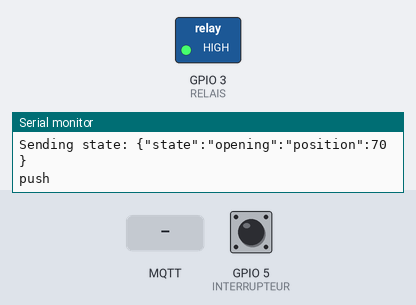
A sketch run on a simulated ESP8266 (NodeMCU). Parts: switched loads named in the sketch (green lamp = pin HIGH), the last lines printed to the serial monitor. Inputs (shaded band) come from the test bench; at power-on: GPIO 5 (INTERRUPTEUR) HIGH. WiFi joins after 1.5 s; servers stay silent unless stated; no MQTT or app messages arrive unless stated; not simulated (calls return 0 or success): arduino_secrets.h.

Above: at 6.3 s.
6.4 s: MQTT message "1" arrives on the first subscribed topic
At 10.41 s:
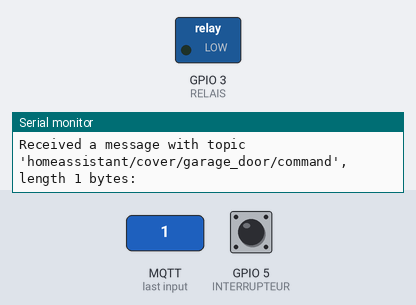
12.0 s: MQTT message "on" arrives on the first subscribed topic
17.2 s: MQTT message "off" arrives on the first subscribed topic
Timing chart, 0 to 27.7 s (numbered marks = the images above; inputs shaded):
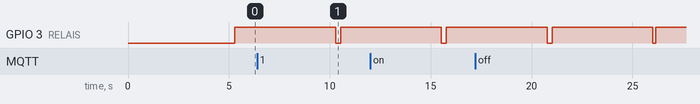

The sketch:

garage_door.ino
```cpp
// Main program
#include <ArduinoMqttClient.h>
#if defined(ARDUINO_SAMD_MKRWIFI1010) || defined(ARDUINO_SAMD_NANO_33_IOT) || defined(ARDUINO_AVR_UNO_WIFI_REV2)
  #include <WiFiNINA.h>
#elif defined(ARDUINO_SAMD_MKR1000)
  #include <WiFi101.h>
#elif defined(ARDUINO_ARCH_ESP8266)
  #include <ESP8266WiFi.h>
#elif defined(ARDUINO_PORTENTA_H7_M7) || defined(ARDUINO_NICLA_VISION) || defined(ARDUINO_ARCH_ESP32) || defined(ARDUINO_GIGA) || defined(ARDUINO_OPTA)
  #include <WiFi.h>
#elif defined(ARDUINO_PORTENTA_C33)
  #include <WiFiC3.h>
#elif defined(ARDUINO_UNOR4_WIFI)
  #include <WiFiS3.h>
#endif

#include "arduino_secrets.h"

#define INTERRUPTEUR 5
#define RELAIS 3
#define PULSE_DURATION 5000

#define OPENING_TIME 8000

char ssid[] = SECRET_SSID;        // your network SSID
char pass[] = SECRET_PASS;    // your network password

WiFiClient wifiClient;
MqttClient mqttClient(wifiClient);

const char broker[] = "192.168.1.64";
int        port     = 1883;
const char topic_command[]  = "homeassistant/cover/garage_door/command";
const char topic_state[]  = "homeassistant/cover/garage_door/state";
const char topic_config[]  = "homeassistant/cover/garage_door/config";

const char config[] = "{\
\"device_class\": \"garage\",\
\"command_topic\": \"homeassistant/cover/garage_door/command\",\
\"value_template\": \"{{ value_json.state }}\",\
\"state_topic\": \"homeassistant/cover/garage_door/state\",\
\"value_template\": \"{{ value_json.state }}\",\
\"position_topic\": \"homeassistant/cover/garage_door/state\",\
\"value_template\": \"{{ value_json.position }}\",\
\"unique_id\": \"garage_door\",\
\"retain\": true,\
\"payload_open\": \"OPEN\",\
\"payload_close\": \"CLOSE\",\
\"payload_stop\": \"STOP\",\
\"state_open\": \"opened\",\
\"state_opening\": \"opening\",\
\"state_closed\": \"closed\",\
\"state_closing\": \"closing\",\
\"device\": {\
    \"identifiers\": [\"garage_door\"],\
    \"name\": \"Porte de garage\",\
    \"manufacturer\": \"Genie Pro 88\",\
    \"model\": \"Genie Pro 88\"\
}\
}";


#define state_opened "opened"
#define state_opening "opening"
#define state_closed "closed"
#define state_closing "closing"

const char command_open[] = "OPEN";
const char command_stop[] = "STOP";
const char command_close[] = "CLOSE";

unsigned long mouvement_start = 0;


enum STATES {
  STATE_OPENED,
  STATE_OPENING,
  STATE_CLOSED,
  STATE_CLOSING,
  STATE_STOPPED
} state, previous_state;


void setup() {

  state = STATE_CLOSED;
  previous_state = STATE_CLOSED;

  // put your setup code here, to run once:
  Serial.begin(9600);
  while(!Serial) {
    ;
  }

  Serial.write("START\n");

  pinMode(INTERRUPTEUR, INPUT_PULLUP);
  pinMode(RELAIS, OUTPUT);
  digitalWrite(RELAIS, LOW);


  // attempt to connect to Wifi network:
  Serial.print("Attempting to connect to WPA SSID: ");
  Serial.println(ssid);
  while (WiFi.begin(ssid, pass) != WL_CONNECTED) {
    // failed, retry
    Serial.print(".");
    delay(5000);
  }

  Serial.println("You're connected to the network");
  Serial.println();

  Serial.print("Attempting to connect to the MQTT broker: ");
  Serial.println(broker);


  if (!mqttClient.connect(broker, port)) {
    Serial.print("MQTT connection failed! Error code = ");
    Serial.println(mqttClient.connectError());

    while (1);
  }

  Serial.println("You're connected to the MQTT broker!");
  Serial.println();

  mqttClient.poll();

  mqttClient.setTxPayloadSize(768);
  mqttClient.beginMessage(topic_config);
  mqttClient.print(config);
  mqttClient.endMessage();

  Serial.print("Subscribing to topic: ");
  Serial.println(topic_command);
  Serial.println();

  // subscribe to a topic
  mqttClient.subscribe(topic_command);

  // Init state topic
  send_state();
}


void loop() {
  // mqttClient.poll();

  bool pushed = false;

  int messageSize = mqttClient.parseMessage();
  if (messageSize) {
    // we received a message, print out the topic and contents
    Serial.print("Received a message with topic '");
    Serial.print(mqttClient.messageTopic());
    Serial.print("', length ");
    Serial.print(messageSize);
    Serial.println(" bytes:");

    // use the Stream interface to print the contents
    while (mqttClient.available()) {
      Serial.print((char)mqttClient.read());
    }
    Serial.println();

    Serial.println();

    pushed = true;
  }

  if(!pushed) {
  // Si interrupteur mural a été pressé
    PinStatus value = digitalRead(INTERRUPTEUR);
    if (value == LOW) {
      pushed = true;
    }
  }
  if (pushed) {
    previous_state = state;
    switch (state) {
      case STATE_CLOSED:
        state = STATE_OPENING;
        mouvement_start = micros();
        break;
      case STATE_OPENED:
        state = STATE_CLOSING;
        mouvement_start = micros();
        break;
      case STATE_OPENING:
      case STATE_CLOSING:
        state = STATE_STOPPED;
        break;
      case STATE_STOPPED:
        if (previous_state == STATE_OPENING) {
          state = STATE_CLOSING;
        }
        else {
          state = STATE_OPENING;
        }
    }
    Serial.println("push detected");
    Serial.print("Old state : ");
    Serial.println(previous_state);
    Serial.print("New state : ");
    Serial.println(state);
    Serial.println("");
    send_state();
    push_button();
  }

  unsigned long elapsed_time = (micros() / 1000) - mouvement_start;
  if (elapsed_time > OPENING_TIME) {
    switch (state) {
      case STATE_OPENING:
        state = STATE_OPENED;
        send_state();
        break;
      case STATE_CLOSING:
        state = STATE_CLOSED;
        send_state();
        break;
    }
  }

  delay(100);

}

void push_button() {
    Serial.write("push\n");
    digitalWrite(RELAIS, HIGH);
    delay(PULSE_DURATION);
    digitalWrite(RELAIS, LOW);
}

void send_state() {
  int position;
  char *status;
  switch(state) {
    case STATE_OPENED:
      status = state_opened;
      position = 100;
      break;
    case STATE_CLOSED:
      status = state_closed;
      position = 100;
      break;
    case STATE_OPENING:
      status = state_opening;
      position = 70;
      break;
    case STATE_CLOSING:
      status = state_closed;
      position = 0;
      break;
  }

  char buffer[64];
  sprintf(buffer, "{\"state\":\"%s\":\"position\":%d}", status, position);
  Serial.print("Sending state: ");
  Serial.println(buffer);
  mqttClient.beginMessage(topic_state);
  mqttClient.print(buffer);
  mqttClient.endMessage();
}
```
